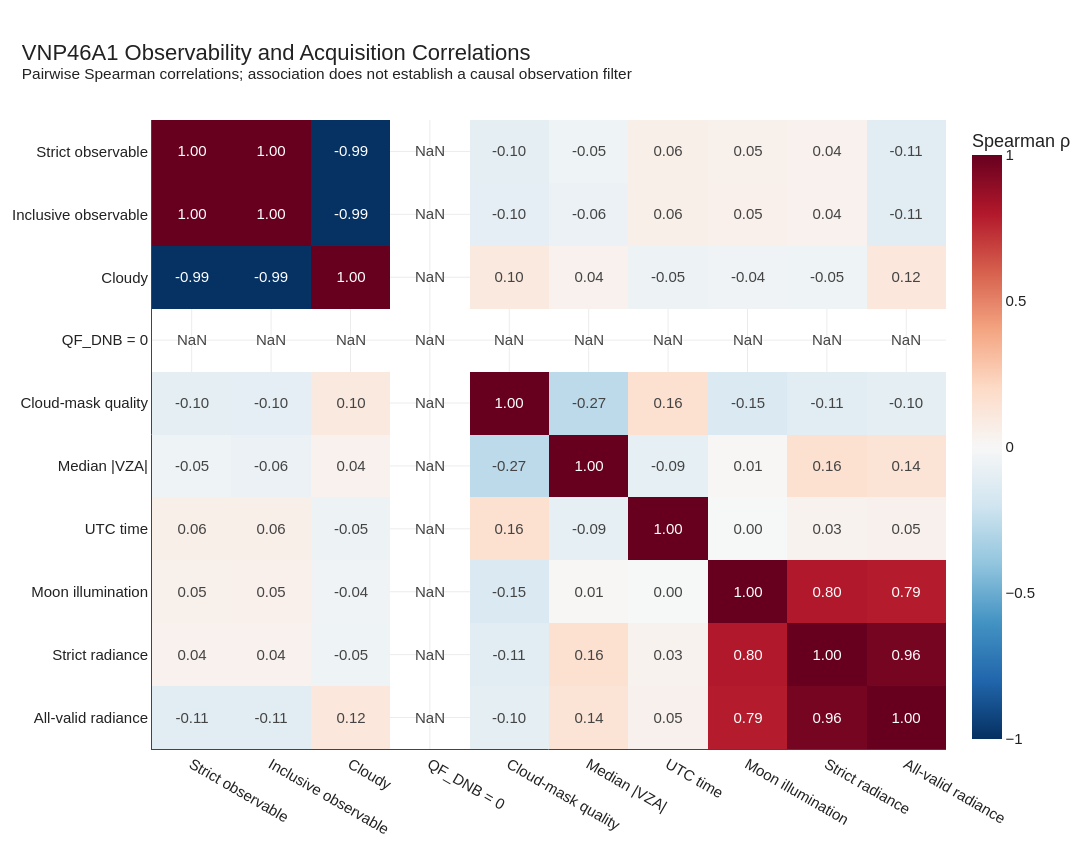

Write notebook code for a chart like this one.
### Code cell
CORRELATION_COLUMNS = [
    "Strict_observable_pct",
    "Inclusive_observable_pct",
    "Cloudy_pct",
    "QF_DNB_good_pct",
    "Cloud_mask_medium_high_pct",
    "Sensor_zenith_abs_median",
    "UTC_time_median",
    "Moon_illumination_pct",
    "Radiance_strict_median",
    "Radiance_all_median",
]


CORRELATION_LABELS = {
    "Strict_observable_pct": (
        "Strict observable"
    ),
    "Inclusive_observable_pct": (
        "Inclusive observable"
    ),
    "Cloudy_pct": "Cloudy",
    "QF_DNB_good_pct": "QF_DNB = 0",
    "Cloud_mask_medium_high_pct": (
        "Cloud-mask quality"
    ),
    "Sensor_zenith_abs_median": (
        "Median |VZA|"
    ),
    "UTC_time_median": "UTC time",
    "Moon_illumination_pct": (
        "Moon illumination"
    ),
    "Radiance_strict_median": (
        "Strict radiance"
    ),
    "Radiance_all_median": (
        "All-valid radiance"
    ),
}


correlation_data = plot_df[
    CORRELATION_COLUMNS
].copy()


spearman_raw = correlation_data.corr(
    method="spearman"
)

pairwise_n_raw = (
    correlation_data
    .notna()
    .astype(int)
    .T
    @ correlation_data
    .notna()
    .astype(int)
)


spearman_df = spearman_raw.rename(
    index=CORRELATION_LABELS,
    columns=CORRELATION_LABELS,
)

pairwise_n_df = pairwise_n_raw.rename(
    index=CORRELATION_LABELS,
    columns=CORRELATION_LABELS,
)


if SAVE_OUTPUTS:
    spearman_df.to_csv(
        OUTPUT_TABLE_DIR
        / "vnp46a1_spearman_correlations.csv"
    )

    pairwise_n_df.to_csv(
        OUTPUT_TABLE_DIR
        / "vnp46a1_correlation_pairwise_n.csv"
    )


observability_correlation_rows = []

for column in CORRELATION_COLUMNS:
    if column == "Strict_observable_pct":
        continue

    observability_correlation_rows.append({
        "Variable": CORRELATION_LABELS[
            column
        ],
        "Spearman_rho": spearman_raw.loc[
            "Strict_observable_pct",
            column,
        ],
        "Pairwise_n": int(
            pairwise_n_raw.loc[
                "Strict_observable_pct",
                column,
            ]
        ),
    })


observability_correlations_df = (
    pd.DataFrame(
        observability_correlation_rows
    )
    .assign(
        Absolute_rho=lambda data: (
            data["Spearman_rho"].abs()
        )
    )
    .sort_values(
        "Absolute_rho",
        ascending=False,
    )
    .drop(columns="Absolute_rho")
)


display(
    observability_correlations_df.round(3)
)


fig_correlation = go.Figure(
    go.Heatmap(
        z=spearman_df.values,
        x=spearman_df.columns,
        y=spearman_df.index,
        zmin=-1,
        zmax=1,
        zmid=0,
        colorscale="RdBu_r",
        text=np.round(
            spearman_df.values,
            2,
        ),
        texttemplate="%{text:.2f}",
        colorbar=dict(
            title="Spearman ρ",
        ),
        hovertemplate=(
            "X: %{x}<br>"
            "Y: %{y}<br>"
            "ρ: %{z:.3f}"
            "<extra></extra>"
        ),
    )
)


fig_correlation.update_layout(
    title=(
        "VNP46A1 Observability and Acquisition Correlations"
        "<br><sup>"
        "Pairwise Spearman correlations; association "
        "does not establish a causal observation filter"
        "</sup>"
    )
)

fig_correlation.update_yaxes(
    autorange="reversed"
)

apply_figure_style(
    fig_correlation,
    width=1100,
    height=850,
    top=120,
    right=120,
)

fig_correlation.show()

export_figure(
    fig_correlation,
    "fig_03_vnp46a1_correlation_matrix",
)

### Figure 1 — Plotly figure (JSON) as saved in the notebook; plotly's stock layout.template omitted (floating-point values rounded to 4 significant figures)
{"data": [{"colorbar": {"title": {"text": "Spearman ρ"}}, "colorscale": [[0, "rgb(5,48,97)"], [0.1, "rgb(33,102,172)"], [0.2, "rgb(67,147,195)"], [0.3, "rgb(146,197,222)"], [0.4, "rgb(209,229,240)"], [0.5, "rgb(247,247,247)"], [0.6, "rgb(253,219,199)"], [0.7, "rgb(244,165,130)"], [0.8, "rgb(214,96,77)"], [0.9, "rgb(178,24,43)"], [1, "rgb(103,0,31)"]], "hovertemplate": "X: %{x}<br>Y: %{y}<br>ρ: %{z:.3f}<extra></extra>", "text": [[1.0, 1.0, -0.99, NaN, -0.1, -0.05, 0.06, 0.05, 0.04, -0.11], [1.0, 1.0, -0.99, NaN, -0.1, -0.06, 0.06, 0.05, 0.04, -0.11], [-0.99, -0.99, 1.0, NaN, 0.1, 0.04, -0.05, -0.04, -0.05, 0.12], [NaN, NaN, NaN, NaN, NaN, NaN, NaN, NaN, NaN, NaN], [-0.1, -0.1, 0.1, NaN, 1.0, -0.27, 0.16, -0.15, -0.11, -0.1], [-0.05, -0.06, 0.04, NaN, -0.27, 1.0, -0.09, 0.01, 0.16, 0.14], [0.06, 0.06, -0.05, NaN, 0.16, -0.09, 1.0, -0.0, 0.03, 0.05], [0.05, 0.05, -0.04, NaN, -0.15, 0.01, -0.0, 1.0, 0.8, 0.79], [0.04, 0.04, -0.05, NaN, -0.11, 0.16, 0.03, 0.8, 1.0, 0.96], [-0.11, -0.11, 0.12, NaN, -0.1, 0.14, 0.05, 0.79, 0.96, 1.0]], "texttemplate": "%{text:.2f}", "type": "heatmap", "x": ["Strict observable", "Inclusive observable", "Cloudy", "QF_DNB = 0", "Cloud-mask quality", "Median |VZA|", "UTC time", "Moon illumination", "Strict radiance", "All-valid radiance"], "y": ["Strict observable", "Inclusive observable", "Cloudy", "QF_DNB = 0", "Cloud-mask quality", "Median |VZA|", "UTC time", "Moon illumination", "Strict radiance", "All-valid radiance"], "z": [[1.0, 0.999, -0.9941, NaN, -0.1003, -0.04938, 0.05843, 0.04915, 0.04147, -0.1122], [0.999, 1.0, -0.9946, NaN, -0.09637, -0.06363, 0.05877, 0.0509, 0.0432, -0.1113], [-0.9941, -0.9946, 1.0, NaN, 0.1021, 0.0407, -0.05484, -0.04054, -0.04836, 0.1178], [NaN, NaN, NaN, NaN, NaN, NaN, NaN, NaN, NaN, NaN], [-0.1003, -0.09637, 0.1021, NaN, 1.0, -0.2675, 0.1617, -0.149, -0.1129, -0.1024], [-0.04938, -0.06363, 0.0407, NaN, -0.2675, 1.0, -0.08823, 0.008796, 0.1603, 0.1407], [0.05843, 0.05877, -0.05484, NaN, 0.1617, -0.08823, 1.0, -0.00379, 0.03346, 0.0465], [0.04915, 0.0509, -0.04054, NaN, -0.149, 0.008796, -0.00379, 1.0, 0.8035, 0.7897], [0.04147, 0.0432, -0.04836, NaN, -0.1129, 0.1603, 0.03346, 0.8035, 1.0, 0.9611], [-0.1122, -0.1113, 0.1178, NaN, -0.1024, 0.1407, 0.0465, 0.7897, 0.9611, 1.0]], "zmax": 1, "zmid": 0, "zmin": -1}], "layout": {"font": {"color": "#222222", "family": "Arial", "size": 15}, "height": 850, "hovermode": "closest", "legend": {"bgcolor": "rgba(255,255,255,0.85)", "orientation": "h", "x": 0.01, "xanchor": "left", "y": 1.01, "yanchor": "bottom"}, "margin": {"b": 75, "l": 85, "r": 120, "t": 120}, "paper_bgcolor": "rgba(0,0,0,0)", "plot_bgcolor": "white", "title": {"font": {"size": 22}, "text": "VNP46A1 Observability and Acquisition Correlations<br><sup>Pairwise Spearman correlations; association does not establish a causal observation filter</sup>", "x": 0.02, "xanchor": "left"}, "width": 1100, "xaxis": {"gridcolor": "rgba(0,0,0,0.08)", "linecolor": "#444444", "linewidth": 1, "mirror": false, "showline": true}, "yaxis": {"autorange": "reversed", "gridcolor": "rgba(0,0,0,0.08)", "linecolor": "#444444", "linewidth": 1, "mirror": false, "showline": true}}}
